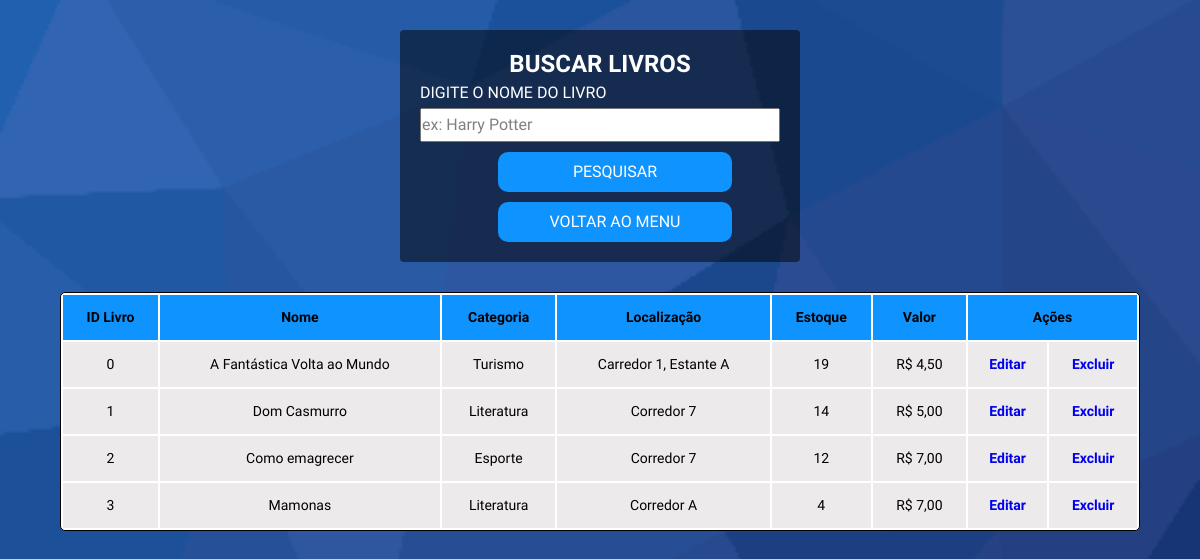
Page /livro/lista_livros.php (signed in) on the committed database.
### tables this page shows
CREATE TABLE `tbl_livros` (
  `id_livros` int(10) UNSIGNED NOT NULL,
  `qtde_estoque` int(10) UNSIGNED DEFAULT 0,
  `nome` varchar(80) NOT NULL,
  `categoria` varchar(50) DEFAULT NULL,
  `localizacao` varchar(50) DEFAULT NULL,
  `valor` decimal(6,2) NOT NULL DEFAULT 0.00
);

### conexao/conexao.php (called while the page is built)
<?php
class Conexao {
    static function abrirConexao() {
        $con = null;
        try {
            $con = new PDO("mysql:dbname=livrimdb;host=localhost", "root", "");
        } catch (PDOException $e) {
            echo $e->getMessage();
            exit();
        } catch (Exception $e) {
            echo $e->getMessage();
            exit();
        }
        return $con;
    }
}
?>

### livro/livroDAO.php (called while the page is built, shortened)
<?php
require_once "../conexao/conexao.php";
class LivroDao{
    private $con;
    function LivroDao(){
        $this->con = Conexao::abrirConexao();
    }
    function buscarDadosNome($nome) {
        $sql = "SELECT * FROM tbl_livros WHERE nome LIKE :n";
        $stmt = $this->con->prepare($sql);
        $nome = '%'.$nome.'%';
        $stmt->bindParam(':n', $nome);
        $stmt->execute();
        $result = $stmt->fetchAll(PDO::FETCH_ASSOC);
        return $result;
    }
}
?>

### livro/lista_livros.php (the view, shortened to what this page needs)
<!DOCTYPE html>
<html lang="pt-br">
    <head>
        <link rel="stylesheet" href="../css/estilo.css">
    </head>
    <body background="../img/bgLivros.png" class="fundo">
        <?php
            if(isset($_POST['nome']) && $_POST['nome'] != ""){
                $nome = addslashes($_POST['nome']);
            }else{
                $nome = addslashes('%%');
            }
        ?>
        <form method="POST">
            <h2>BUSCAR LIVROS</h2>
            <label for="nome">DIGITE O NOME DO LIVRO</label>
            <input type=text name="nome" id="nome" autocomplete="off" placeholder="ex: Harry Potter">
            <div id="botao">
                <input type="submit" value="PESQUISAR" class="botaoEnviar">
                <input type="button" value="VOLTAR AO MENU" onclick="location.href='../home'" class="botaoEnviar">
            </div>
        </form>
        <table>
            <tr id="titulo">
                <td>ID Livro</td>
                <td>Nome</td>
                <td>Categoria</td>
                <td>Localização</td>
                <td>Estoque</td>
                <td>Valor</td>
                <td colspan="2">Ações</td>
            </tr>
            <?php
                require_once 'livroDAO.php';
                $livro = new LivroDAO();
                $result = $livro->buscarDadosNome($nome);
                if (sizeof($result) > 0) {
                    foreach($result as $registro){
                        echo "<tr>";
                        echo "<td>".$registro['id_livros']."</td>";
                        echo "<td>".$registro['nome']."</td>";
                        echo "<td>".$registro['categoria']."</td>";
                        echo "<td>".$registro['localizacao']."</td>";
                        echo "<td>".$registro['qtde_estoque']."</td>";
                        echo "<td>R$ ".number_format($registro['valor'], 2, ',', ' ')."</td>";
                        echo '<td><a href="alterar_livro.php?id_up='.$registro['id_livros'].'">Editar</a>';
                        echo '<td><a href="lista_livros.php?id_del='.$registro['id_livros'].'">Excluir</a>';
                        echo "</tr>";
                    }
                }
                else {
                    echo "<tr>";
                    echo "<td colspan='7'>Nenhum livro cadastrado</td>";
                    echo "</tr>";
                }
            ?>
        </table>
    </body>
</html>

### css/estilo.css (style rules this page uses)
* { padding: 0px; margin: 0px; font-family: Balsamiq Sans; }
table { font-size: 14px; width: 90%; margin: 20px auto; border: 1px solid black; line-height: 25px; background-color: white; border-radius: 5px; }
tr#titulo { text-align: center; font-weight: bold; background-color: #0f93ff; border-radius: 2px; }
tr { background-color: rgb(218, 213, 213, 0.5); text-align: center; border-radius: 2px; }
td { padding: 10px; }
body { background-image: url(../img/bgLivros.png); background-size: cover; margin: 0px; }
h2 { text-align: center; color: white; }
a:link { text-decoration: none; font-weight: bold; border-width: 4px; text-align: center; }
label, input { display: block; line-height: 30px; outline: none; font-size: 12pt; width: 99%; color:#fff; }
form { width: 30%; background: rgba(0, 0, 0, 0.5); padding: 20px; margin: 30px auto; border-radius: 4px; }
input[type=text], input[type=number], input[type=email], input[type=password] { color: black; }
.fundo { margin: 0; padding: 0; font-family: sans-serif; background-image:url("bgLivros.png") no-repeat; background-size: cover; }
#botao { text-align: center ; margin-top:10px; }
.botaoEnviar { border: none; background:none; outline: none; color: #fff; background:#0f93ff; padding: 5px; margin-top: 10px; cursor: pointer; width: 65%; margin-left: 78px; border-radius: 10px; }

### rows in the picture
tbl_livros: id_livros "0", nome "A Fantástica Volta ao Mundo", categoria "Turismo", localizacao "Carredor 1, Estante A", qtde_estoque "19", valor "4,50"
tbl_livros: id_livros "1", nome "Dom Casmurro", categoria "Literatura", localizacao "Corredor 7", qtde_estoque "14", valor "5,00"
tbl_livros: id_livros "2", nome "Como emagrecer", categoria "Esporte", localizacao "Corredor 7", qtde_estoque "12", valor "7,00"
tbl_livros: id_livros "3", nome "Mamonas", categoria "Literatura", localizacao "Corredor A", qtde_estoque "4", valor "7,00"
